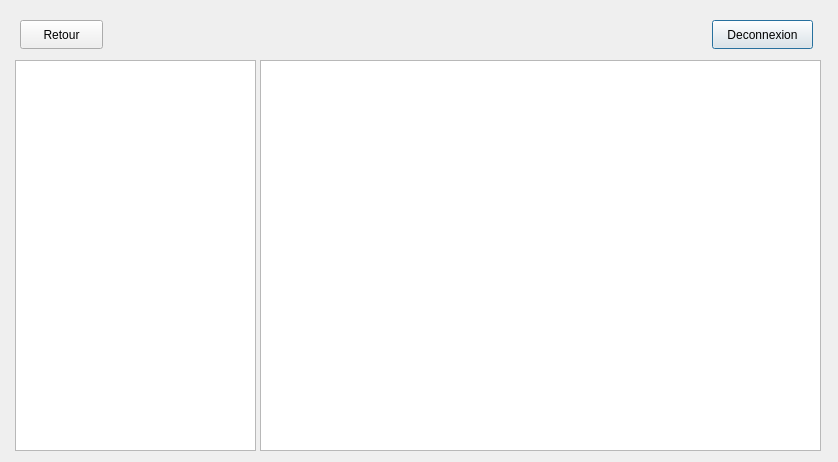
<?xml version="1.0" encoding="UTF-8"?>
<ui version="4.0">
 <class>visualizedb</class>
 <widget class="QDialog" name="visualizedb">
  <property name="geometry">
   <rect>
    <x>0</x>
    <y>0</y>
    <width>838</width>
    <height>462</height>
   </rect>
  </property>
  <property name="windowTitle">
   <string>Dialog</string>
  </property>
  <property name="modal">
   <bool>false</bool>
  </property>
  <widget class="QTableView" name="tableView">
   <property name="geometry">
    <rect>
     <x>260</x>
     <y>60</y>
     <width>561</width>
     <height>391</height>
    </rect>
   </property>
  </widget>
  <widget class="QPushButton" name="pushButton">
   <property name="geometry">
    <rect>
     <x>712</x>
     <y>20</y>
     <width>101</width>
     <height>29</height>
    </rect>
   </property>
   <property name="text">
    <string>Deconnexion</string>
   </property>
  </widget>
  <widget class="QPushButton" name="pushButton_2">
   <property name="geometry">
    <rect>
     <x>20</x>
     <y>20</y>
     <width>83</width>
     <height>29</height>
    </rect>
   </property>
   <property name="text">
    <string>Retour</string>
   </property>
  </widget>
  <widget class="QListWidget" name="listWidget">
   <property name="geometry">
    <rect>
     <x>15</x>
     <y>60</y>
     <width>241</width>
     <height>391</height>
    </rect>
   </property>
  </widget>
 </widget>
 <resources/>
 <connections/>
</ui>
